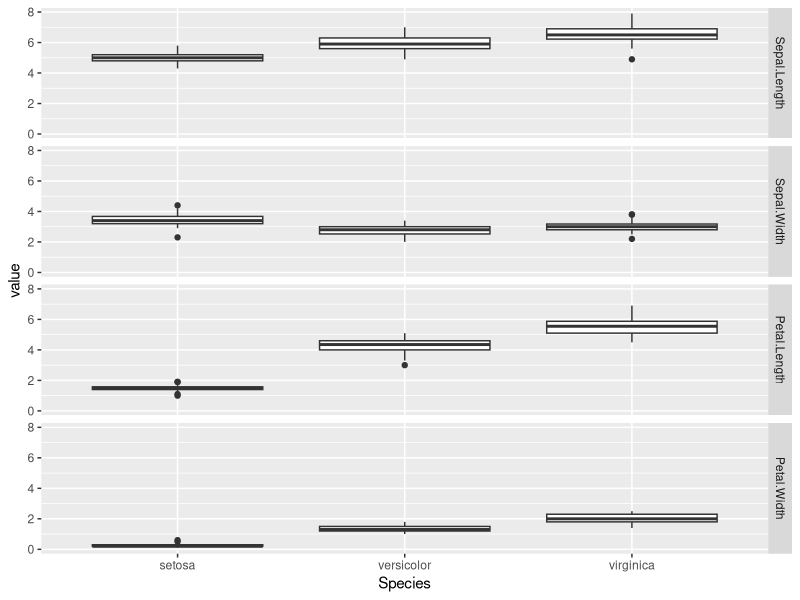
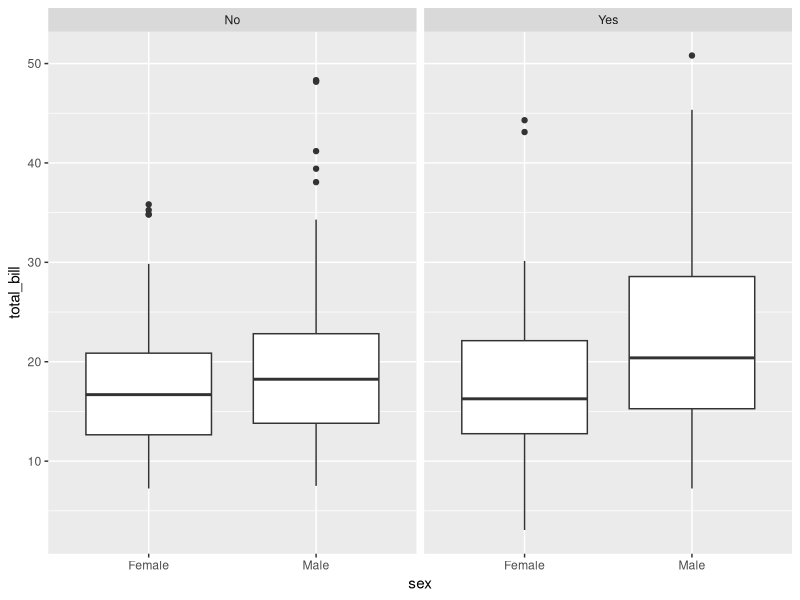
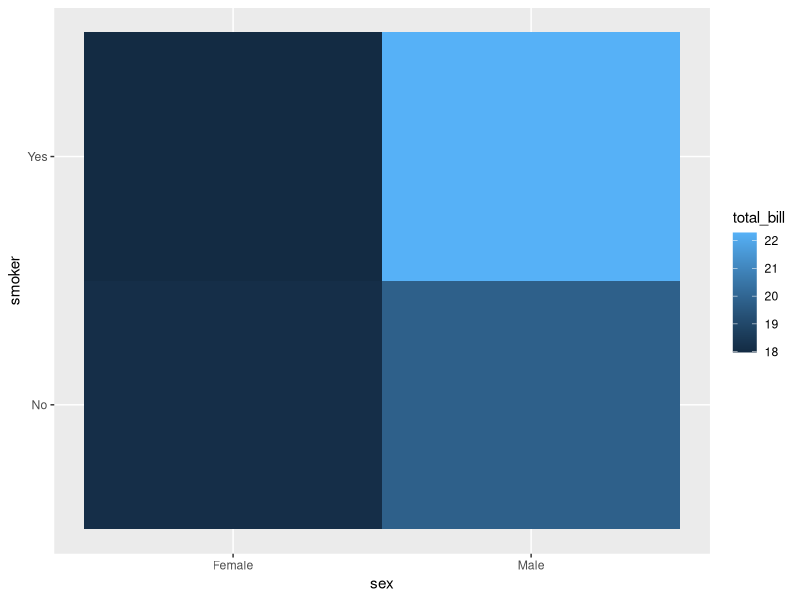
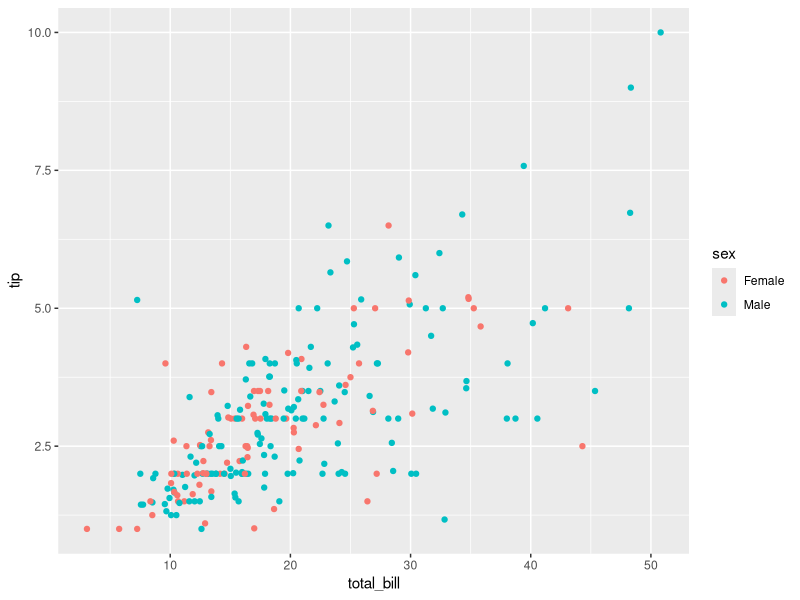
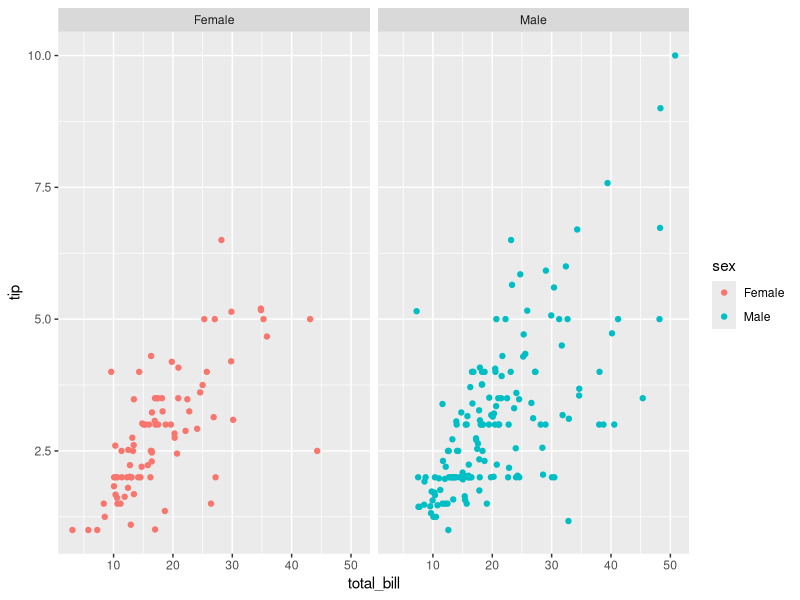
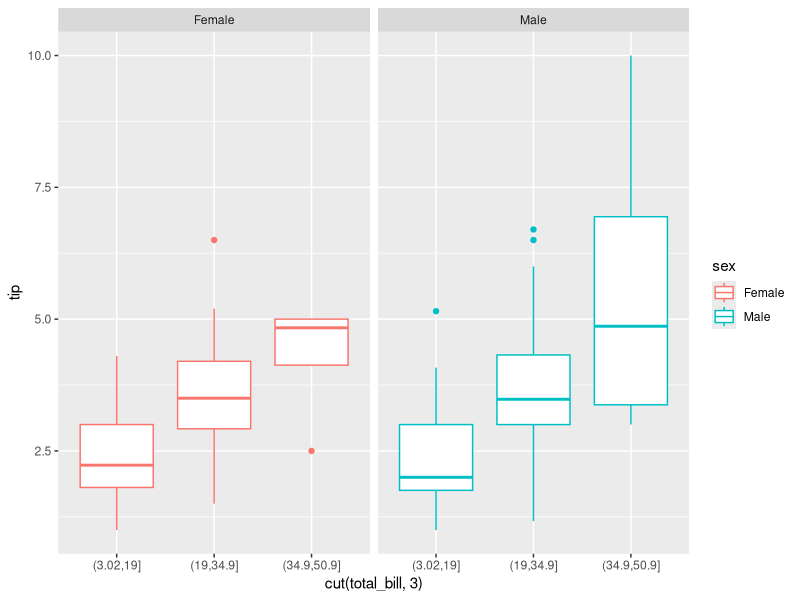
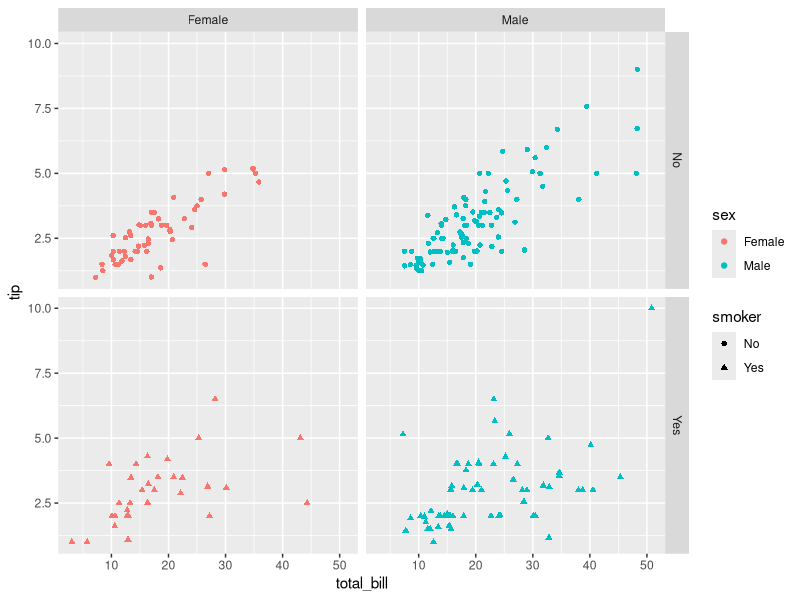
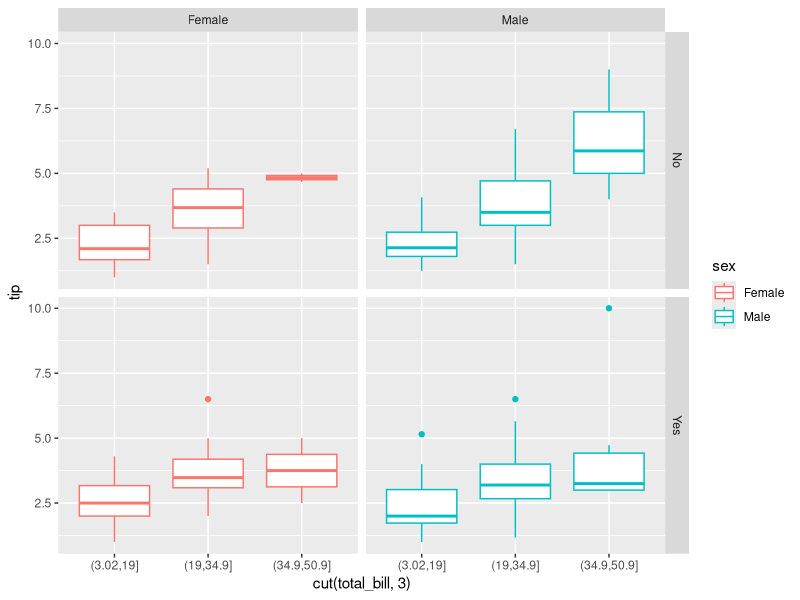

R code for these plots, in order:
## ---- chunk 1
library(ggplot2)
library(reshape2) # pour les données tips
## ---- chunk 2
m = melt(iris)
qplot(Species, value, data = m, facets = variable ~ ., geom = "boxplot")
## ---- chunk 3
qplot(sex, total_bill, data = tips, facets = ~ smoker, geom = "boxplot")
## ---- chunk 4
t = aggregate(total_bill ~ sex + smoker, tips, mean)
qplot(sex, smoker, data = t, fill = total_bill, geom = "bin2d")
## ---- chunk 5
qplot(total_bill, tip, data = tips, color = sex)
## ---- chunk 6
qplot(total_bill, tip, data = tips, color = sex, facets = ~ sex)
## ---- chunk 7
qplot(cut(total_bill, 3), tip, data = tips, color = sex, facets = ~ sex, geom = "boxplot")
## ---- chunk 8
qplot(total_bill, tip, data = tips, 
      color = sex, shape = smoker, 
      facets = smoker ~ sex)
## ---- chunk 9
qplot(cut(total_bill, 3), tip, data = tips, 
      color = sex, geom = "boxplot", 
      facets = smoker ~ sex)
## ---- chunk 10
qplot(total_bill, tip, data = tips, geom = c("smooth", "point"))
## ---- chunk 11
qplot(day, tip, data = tips, geom = c("boxplot", "jitter"))
## ---- chunk 12
qplot(factor(size), tip, data = tips, geom = c("boxplot", "jitter"))
## ---- chunk 13
qplot(total_bill, size, data = tips, size = tip, color = tip)
## ---- chunk 14
t1 = transform(tips, total_bill.f = cut(total_bill, 5), size.f = cut(size, 5))
t2 = aggregate(tip ~ total_bill.f + size.f, t1, median)
qplot(total_bill.f, size.f, data = t2, 
      fill = tip,
      geom = "bin2d")
## ---- chunk 15
ans1 = transform(setNames(subset(anscombe, select = c(x1, y1)), c("x", "y")), ex = 1)
ans2 = transform(setNames(subset(anscombe, select = c(x2, y2)), c("x", "y")), ex = 2)
ans3 = transform(setNames(subset(anscombe, select = c(x3, y3)), c("x", "y")), ex = 3)
ans4 = transform(setNames(subset(anscombe, select = c(x4, y4)), c("x", "y")), ex = 4)
ans = rbind(ans1, ans2, ans3, ans4)
qplot(x, y, data = ans, facets = ~ ex, geom = "point")
## ---- chunk 16
ans.bis = lapply(1:4, function (ex) {
    return(transform(setNames(anscombe[,paste(c("x", "y"), ex, sep = "")], c("x", "y")), ex = ex))
})
ans.ter = Reduce(function (a, b) { return (rbind(a, b))}, ans.bis)
qplot(x, y, data = ans.ter, facets = ~ ex, geom = "point")
